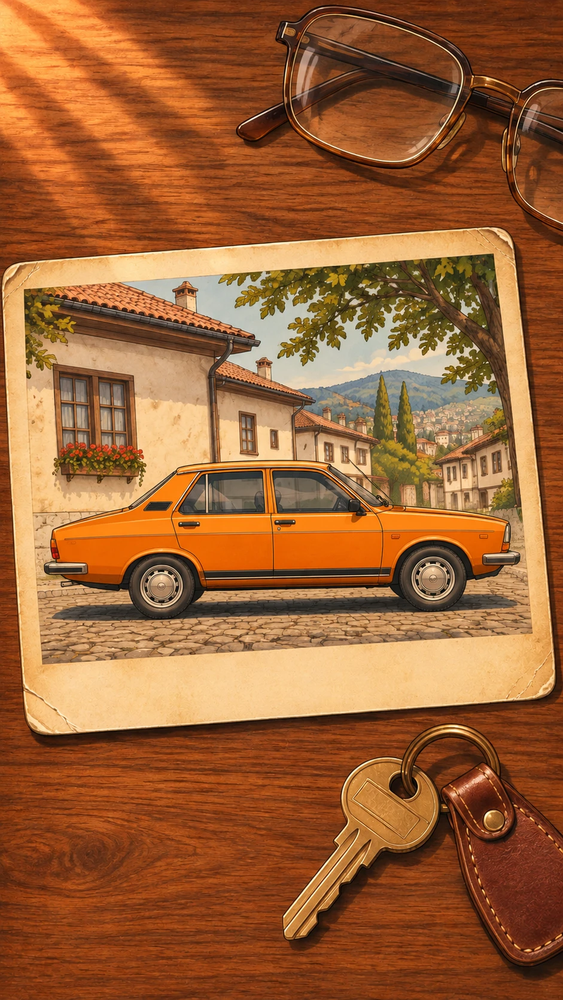
#> input picture toros/assets/gpt/03b_turuncu_r12_foto.png, 563 x 1000 px, shrunk from 941 x 1670 before the run
$ python wheelfit.py ../assets/gpt/03b_turuncu_r12_foto.png 1.0 1.0 1.0 1.0
#> lines starting #> are read from the running program, lines starting #| are printed output that depends on the picture
import numpy as np, sys
from PIL import Image
def fit_circle(pts):
    x,y=pts[:,0],pts[:,1]
    A=np.c_[2*x,2*y,np.ones(len(x))]; b=x*x+y*y
    c=np.linalg.lstsq(A,b,rcond=None)[0]; r=np.sqrt(c[2]+c[0]**2+c[1]**2)
    return c[0],c[1],r
def fit(path,cx,cy):
#> called with path = '../assets/gpt/03b_turuncu_r12_foto.png', cx = 1, cy = 1
    a=np.asarray(Image.open(path).convert('RGB')).astype(float)
    lum=a.mean(-1); sat=(a.max(-1)-a.min(-1))
#> after `lum = a.mean(-1)`:
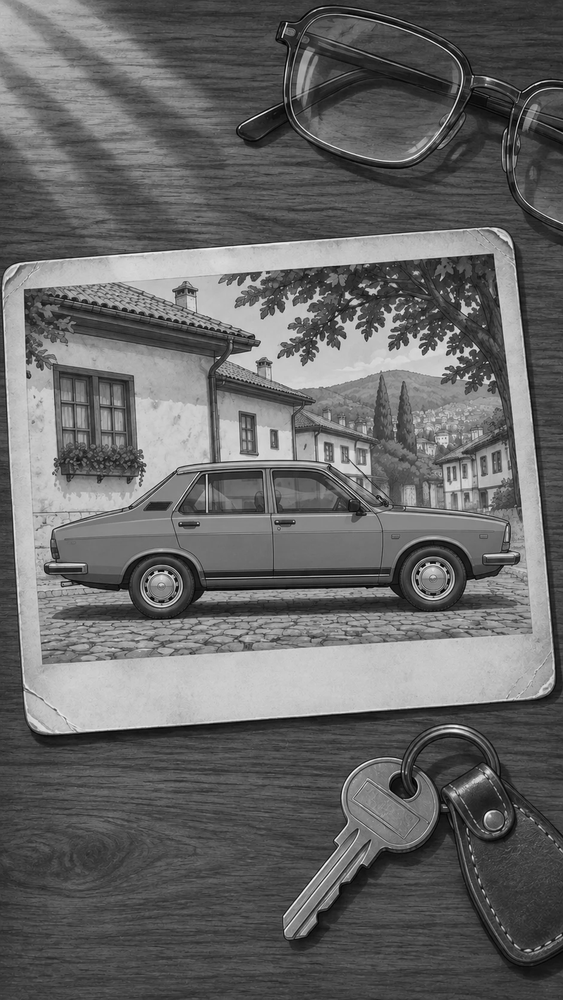
#> lum: shape (1000, 563) float64; min 0, max 249, mean 103.1
#> after `sat = a.max(-1) - a.min(-1)`:
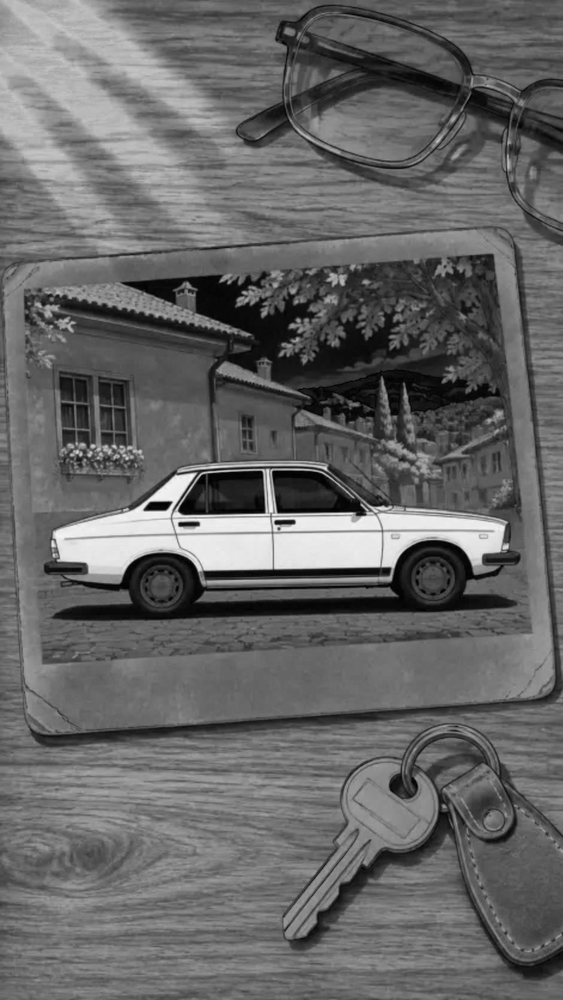
#> sat: shape (1000, 563) float64; min 0, max 251, mean 102.4
    hub=[];tire=[]
    for th in np.linspace(0,2*np.pi,360,endpoint=False):
        # hubcap: march outward from r=40, last light pixel before long dark run
        last=None
        for r in np.arange(30,130,0.5):
            x=cx+r*np.cos(th); y=cy+r*np.sin(th)
            if lum[int(y),int(x)]>140: last=r
            elif last and r-last>8: break
        if last: hub.append((cx+last*np.cos(th),cy+last*np.sin(th)))
        if np.sin(th)>0.2 or abs(np.cos(th))>0.8:  # lower half & sides: tire vs orange bg
            for r in np.arange(90,140,0.5):
                x=cx+r*np.cos(th); y=cy+r*np.sin(th)
                p=a[int(y),int(x)]
                if p[0]-p[2]>45 and p[0]>120: tire.append((x,y)); break
#> after the loop, hub = 175 pairs, first value -119.1 to 124.8, second value -91.99 to 109.6; tire = 249 pairs, first value -136.5 to 94.21, second value -52.78 to 101.1
    h=fit_circle(np.array(hub)); t=fit_circle(np.array(tire)) if len(tire)>20 else None
#> in fit_circle, `x,y=pts[:,0],pts[:,1]`: x = 175 values, max 124.8 at index 17, min -119.1 at index 143, mean 7.74; y = 175 values, max 109.6 at index 53, min -91.99 at index 147, mean 43.92
#> in fit_circle, `A = np.c_[2 * x, 2 * y, np.ones(len(x))]`: A = 175 rows, first 8: [155, 2, 1], [158, 4.72, 1], [157.9, 7.44, 1], [165.8, 10.58, 1], [171.6, 13.86, 1], [177.3, 17.34, 1], [177, 20.4, 1], [183.6, 24.3, 1]
#> in fit_circle, `b = x * x + y * y`: b = 175 values, max 17138.5 at index 41, min 1252.7 at index 31, mean 9184.4
#> in fit_circle, `c = np.linalg.lstsq(A, b, rcond=None)[0]`: c = [0.604, 24.34, 7036.9]
#> in fit_circle, `r = np.sqrt(c[2] + c[0] ** 2 + c[1] ** 2)`: r = 87.35
#> after `h = fit_circle(np.array(hub))`: h = (0.604, 24.34, 87.35)
#> in fit_circle (call 2), `A = np.c_[2 * x, 2 * y, np.ones(len(x))]`: A = 249 rows, first 8: [182, 2, 1], [182, 5.14, 1], [181.9, 8.28, 1], [181.8, 11.42, 1], [181.6, 14.56, 1], [181.3, 17.69, 1], [181, 20.82, 1], [180.7, 23.94, 1]
#> after `t = fit_circle(np.array(tire)) if len(tire) > 20 else None`: t = (-4.26, 1.37, 93.43)
    return h,t,len(tire)
if __name__=='__main__':
    p=sys.argv[1]
    for cx,cy in [(float(sys.argv[2]),float(sys.argv[3])),(float(sys.argv[4]),float(sys.argv[5]))]:
        print(fit(p,cx,cy))
